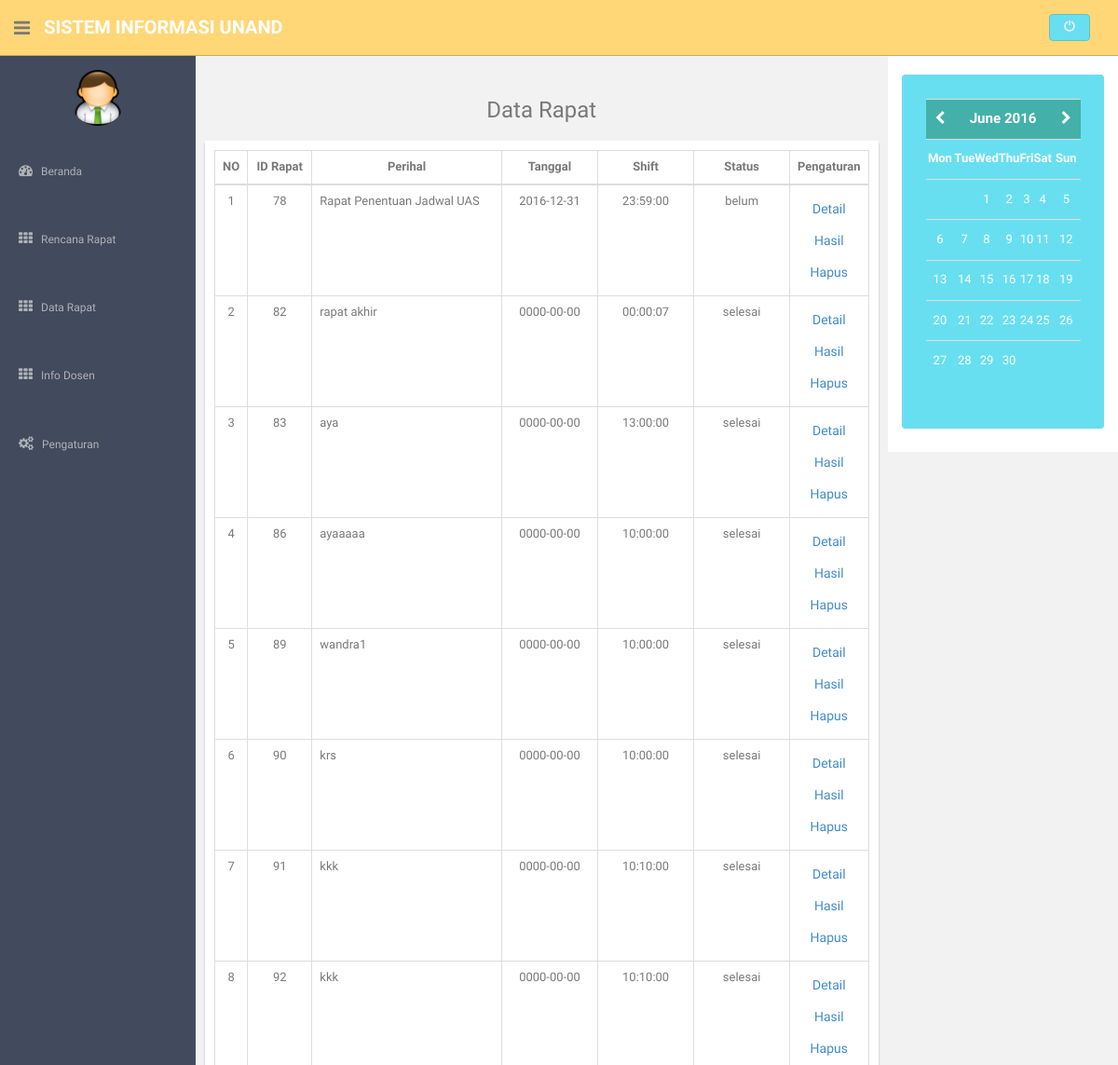
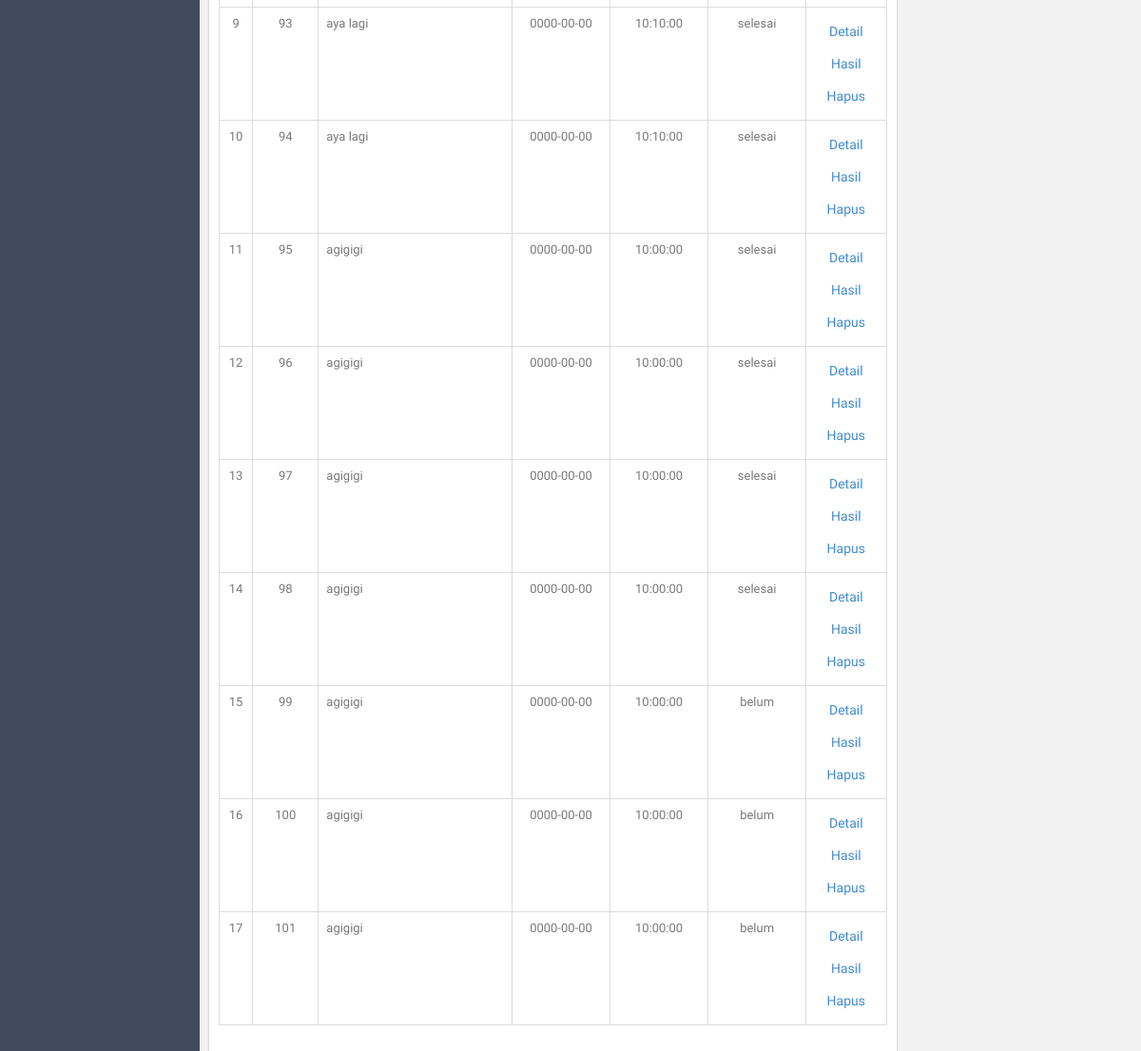
The page /index.php/admin/datarapat on the database its author committed (2 pictures, top to bottom).
### tables this page shows
CREATE TABLE IF NOT EXISTS `rapat` (
`id_rapat` int(11) NOT NULL,
  `perihal` text NOT NULL,
  `status` varchar(10) NOT NULL,
  `tanggal` date NOT NULL,
  `hari` varchar(10) NOT NULL,
  `shift` time NOT NULL,
  `keterangan` text NOT NULL,
  `hasil` text NOT NULL,
  `undangan` text NOT NULL
);

### application/controllers/admin.php (called while the page is built, shortened)
<?php
class Admin extends CI_Controller
{
	public function __construct()
	{
		$this->load->helper('form');
		$this->load->library('form_validation');
		$this->load->model('rencanarapat');
		$this->load->model('datarapat');
		$this->load->model('infodosen');
		$this->load->model('pengaturan');
	}
	public function datarapat()
	{
		$semuadata = $this->datarapat->semuadata();
		if ($semuadata)
		{
			$data['tabel'] = $semuadata;
			$this->load->view('admin/datarapat',$data);
		}
		else
		{
			$data['tabel'] = $semuadata;
			$this->load->view('admin/datarapat',$data);
		}
	}
}
?>

### index.php (called while the page is built, shortened)
<?php
require_once BASEPATH.'core/CodeIgniter.php';

### application/models/datarapat.php (called while the page is built, shortened)
<?php
class Datarapat extends CI_Model
{
	public function semuadata()
	{
		return $this->db->get('rapat')->result_object();
	}
}
 ?>

### application/views/admin/datarapat.php (the view, shortened to what this page needs)
<aside>
    <div id="sidebar"  class="nav-collapse ">
    </div>
</aside>
<section id="main-content">
    <section class="wrapper">
        <div class="row">
            <div class="col-lg-9">
                <div class="row mt">
                  <div><h3><center>Data Rapat</center></h3></div>
                </div>
                <div class="row">
                  <div class="form-panel">
                      <table class="table table-bordered">
                    <thead>
                      <tr align="center">
                        <td width="3%"><b>NO</td>
                        <td width="10%"><b>ID Rapat</td>
                        <td width="30%"><b>Perihal</td>
                        <td width="15%"><b>Tanggal</td>
                        <td width="15%"><b>Shift</td>
                        <td width="15%"><b>Status</td>
                        <td><b>Pengaturan</td>
                      </tr>
                    </thead>
                    <tbody>
                    <?php if(empty($table)):?>
                      <?php
                        $no = 1;
                        foreach($tabel as $v):
                      ?>
                      <tr>
                        <td align="center"><?php echo $no; ?></td>
                        <td align="center"><?php echo $v->id_rapat; ?></td>
                        <td><?php echo $v->perihal; ?></td>
                        <td align="center"><?php echo $v->tanggal; ?></td>
                        <td align="center"><?php echo $v->shift; ?></td>
                        <td align="center"><?php echo $v->status; ?></td>
                        <td align="center"><a href="detilrapat/<?php echo $v->id_rapat; ?>" class="btn btn-mini">Detail</a><a href="hasilrapat/<?php echo $v->id_rapat; ?>" class="btn btn-mini">Hasil</a><a href="hapusrapat/<?php echo $v->id_rapat; ?>" class="btn btn-mini">Hapus</a></td>
                      </tr>
                      <?php
                          $no++;
                          endforeach;
                      ?>
                    <?php endif;?>
                    </tbody>
                    </table>
                  </div>
                </div>
            </div>
            <div class="col-lg-3 ds">
            </div>
        </div><! --/row -->
    </section>
</section>

### assets/css/style.css (style rules this page uses)
body { color: #797979; background: #f2f2f2; font-family: 'Ruda', sans-serif; padding: 0px !important; margin: 0px !important; font-size:13px; }
a, a:hover, a:focus { text-decoration: none; outline: none; }
.mt { margin-top: 25px; }
#sidebar { width: 210px; height: 100%; position: fixed; background: #424a5d; }
#main-content { margin-left: 210px; }
.wrapper { display: inline-block; margin-top: 60px; padding-left: 15px; padding-right: 15px; padding-bottom: 15px; padding-top: 0px; width: 100%; }
.ds { background: #ffffff; padding-top: 20px; }
.form-panel { background: #ffffff; margin: 10px; padding: 10px; box-shadow: 0px 3px 2px #aab2bd; text-align: left; }

### rows shown on the page
rapat: id_rapat "78", perihal "Rapat Penentuan Jadwal UAS", tanggal "2016-12-31", shift "23:59:00", status "belum"
rapat: id_rapat "82", perihal "rapat akhir", tanggal "0000-00-00", shift "00:00:07", status "selesai"
rapat: id_rapat "83", perihal "aya", tanggal "0000-00-00", shift "13:00:00", status "selesai"
rapat: id_rapat "86", perihal "ayaaaaa", tanggal "0000-00-00", shift "10:00:00", status "selesai"
rapat: id_rapat "89", perihal "wandra1", tanggal "0000-00-00", shift "10:00:00", status "selesai"
rapat: id_rapat "90", perihal "krs", tanggal "0000-00-00", shift "10:00:00", status "selesai"
rapat: id_rapat "91", perihal "kkk", tanggal "0000-00-00", shift "10:10:00", status "selesai"
rapat: id_rapat "92", perihal "kkk", tanggal "0000-00-00", shift "10:10:00", status "selesai"
rapat: id_rapat "93", perihal "aya lagi", tanggal "0000-00-00", shift "10:10:00", status "selesai"
rapat: id_rapat "94", perihal "aya lagi", tanggal "0000-00-00", shift "10:10:00", status "selesai"
rapat: id_rapat "95", perihal "agigigi", tanggal "0000-00-00", shift "10:00:00", status "selesai"
rapat: id_rapat "96", perihal "agigigi", tanggal "0000-00-00", shift "10:00:00", status "selesai"
rapat: id_rapat "97", perihal "agigigi", tanggal "0000-00-00", shift "10:00:00", status "selesai"
rapat: id_rapat "98", perihal "agigigi", tanggal "0000-00-00", shift "10:00:00", status "selesai"
rapat: id_rapat "99", perihal "agigigi", tanggal "0000-00-00", shift "10:00:00", status "belum"
rapat: id_rapat "100", perihal "agigigi", tanggal "0000-00-00", shift "10:00:00", status "belum"
rapat: id_rapat "101", perihal "agigigi", tanggal "0000-00-00", shift "10:00:00", status "belum"
